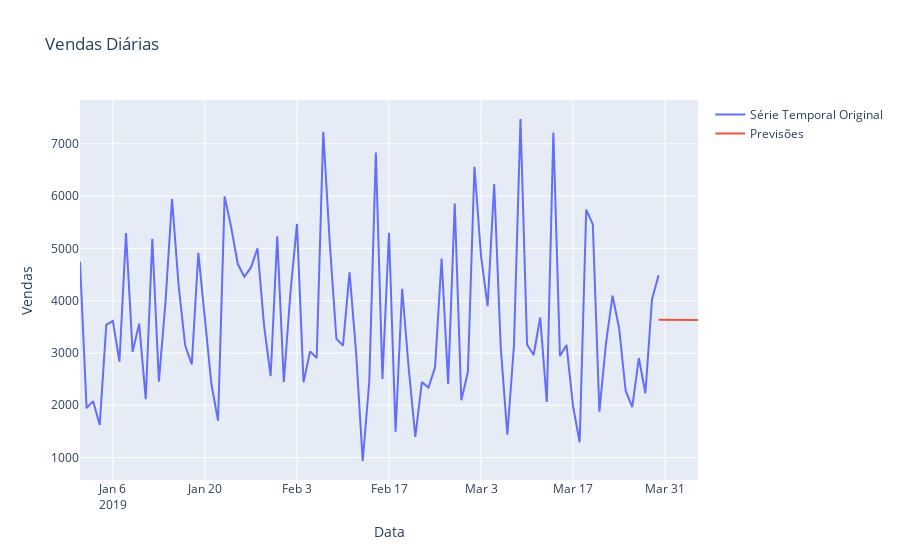

The notebook cell saved with this chart:
### Code cell
# Plotar a série temporal original e as previsões - usando Plotly
# Criar um objeto de figura
fig = go.Figure()

# Adicionar a série temporal original ao gráfico
fig.add_trace(
    go.Scatter(
        x=sales_daily.index, y=sales_daily, mode="lines", name="Série Temporal Original"
    )
)

# Adicionar as previsões ao gráfico
fig.add_trace(
    go.Scatter(
        x=np.arange(
            sales_daily.index[-1],
            sales_daily.index[-1] + pd.Timedelta(days=forecast_days),
            pd.Timedelta(days=1),
        ),
        y=forecast,
        mode="lines",
        name="Previsões",
    )
)

# Configurar o título e os rótulos dos eixos
fig.update_layout(title="Vendas Diárias", xaxis_title="Data", yaxis_title="Vendas")

# Mostrar o gráfico
fig.show()
